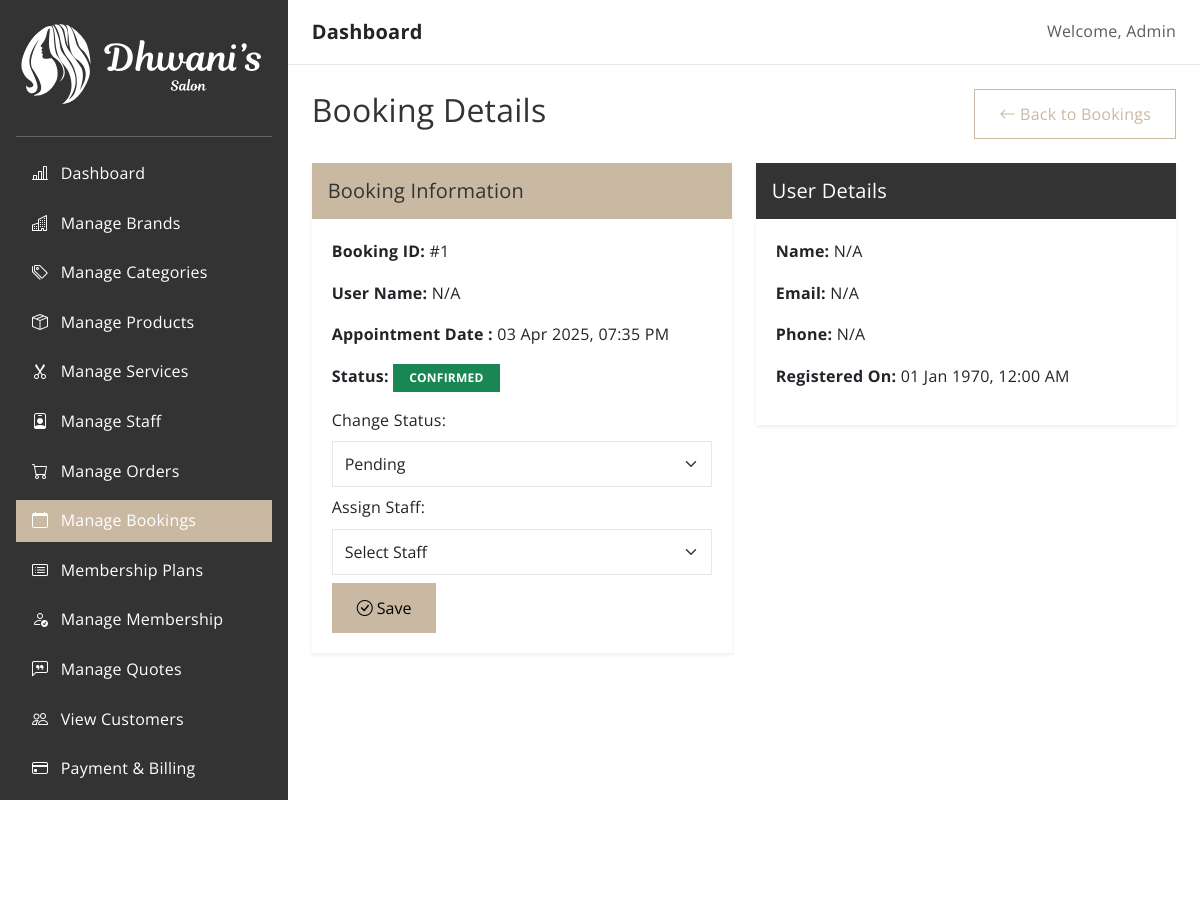
The page /admin/bookings/view?id=1 (signed in) on the database its author committed.
### tables this page shows
CREATE TABLE `bookings` (
  `id` int(11) NOT NULL,
  `customer_id` int(11) NOT NULL,
  `service_id` int(11) NOT NULL,
  `staff_id` int(11) DEFAULT NULL,
  `appointment_date` timestamp NOT NULL DEFAULT current_timestamp() ON UPDATE current_timestamp(),
  `status` enum('Pending','Confirmed','Completed','Cancelled') DEFAULT 'Pending',
  `notes` text DEFAULT NULL,
  `created_at` timestamp NOT NULL DEFAULT current_timestamp(),
  `updated_at` timestamp NOT NULL DEFAULT current_timestamp() ON UPDATE current_timestamp()
);

### database/database.php (called while the page is built)
<?php
require(__DIR__ . '/Connection.php');
$servername = 'localhost';
$port = 3306;
$db_name = 'salon';
$username = 'root';
$password = '';
$connection = new Connection($servername, $port, $db_name, $username, $password);

### database/Connection.php (called while the page is built, shortened)
<?php
class Connection
{
    private $pdo;
    public function __construct($server_name, $port, $db_name, $username, $password)
    {
        try {
            $this->pdo = new PDO("mysql:host={$server_name};port={$port};dbname={$db_name}", $username, $password);
            $this->pdo->setAttribute(PDO::ATTR_ERRMODE, PDO::ERRMODE_EXCEPTION);
            $this->pdo->setAttribute(PDO::ATTR_DEFAULT_FETCH_MODE, PDO::FETCH_ASSOC);
        } catch (PDOException $e) {
            echo $e->getMessage();
            die();
        }
    }
    public function findById($table_name, $id)
    {
        $statement = $this->pdo->prepare("SELECT * FROM {$table_name} WHERE id = :id");
        $statement->execute(["id" => $id]);
        $result = $statement->fetch();
        return $result;
    }
}

### public/admin/bookings/view/index.php (the view, shortened to what this page needs)
<?php
include DB_ROOT . 'database.php';
$booking_id = isset($_GET['id']) ? (int)$_GET['id'] : 0;
$booking = $connection->findById("bookings", $booking_id);
$user = $connection->findById("users", $booking["customer_id"]);
$status_classes = [
    "pending" => "bg-secondary",
    "Confirmed" => "bg-success",
    "Completed" => "bg-primary",
    "Cancelled" => "bg-danger"
];
$status_options = ["pending", "confirmed", "completed", "cancelled"];
$status_badge = $status_classes[$booking["status"]] ?? "bg-secondary";
?>
<?php include_once '../../../../includes/header.php'; ?>
<div class="d-flex">
    <?php
    include_once '../../../../includes/admin-sidebar.php';
    ?>
    <div class="container-fluid px-4 py-4">
        <div class="d-flex justify-content-between align-items-center mb-4">
            <h2 class="section-title">Booking Details</h2>
            <a href="<?= ROOT . 'admin/bookings' ?>" class="btn btn-outline-primary">
                <i class="bi bi-arrow-left"></i> Back to Bookings
            </a>
        </div>
        <div class="row">
            <div class="col-md-6">
                <div class="card shadow-sm border-0">
                    <div class="card-header bg-primary text-white">
                        <h5 class="my-0 py-2">Booking Information</h5>
                    </div>
                    <div class="card-body">
                        <p><strong>Booking ID:</strong> #<?= $booking['id']; ?></p>
                        <p><strong>User Name:</strong> <?= $user ? $user['name'] : 'N/A'; ?></p>
                        <p><strong>Appointment Date :</strong> <?= date('d M Y, h:i A', strtotime($booking['appointment_date'])); ?></p>
                        <p><strong>Status:</strong>
                            <span class="badge text-uppercase <?= $status_badge; ?> px-3 py-2">
                                <?= ucfirst($booking['status']); ?>
                            </span>
                        </p>
                        <form method="POST" class="mt-3">
                            <label for="status" class="form-label">Change Status:</label>
                            <div class="input-group mb-2">
                                <select name="status" id="status" class="form-select">
                                    <?php foreach ($status_options as $status): ?>
                                        <option value="<?= $status; ?>" <?= $booking["status"] === $status ? "selected" : ""; ?>>
                                            <?= ucfirst($status); ?>
                                        </option>
                                    <?php endforeach; ?>
                                </select>
                            </div>
                            <label for="staff_id" class="form-label">Assign Staff:</label>
                            <div class="input-group mb-2">
                                <select name="staff_id" id="staff_id" class="form-select">
                                    <option value="">Select Staff</option>
                                </select>
                            </div>
                            <button type="submit" class="btn btn-primary"><i class="bi bi-check-circle"></i> Save</button>
                        </form>
                    </div>
                </div>
            </div>
            <div class="col-md-6">
                <div class="card shadow-sm border-0">
                    <div class="card-header bg-secondary text-white">
                        <h5 class="my-0 py-2 text-white">User Details</h5>
                    </div>
                    <div class="card-body">
                        <p><strong>Name:</strong> <?= $user ? $user['name'] : 'N/A'; ?></p>
                        <p><strong>Email:</strong> <?= $user ? $user['email'] : 'N/A'; ?></p>
                        <p><strong>Phone:</strong> <?= $user ? $user['phone'] : 'N/A'; ?></p>
                        <p><strong>Registered On:</strong> <?= date('d M Y, h:i A', strtotime($user['created_at'])); ?></p>
                    </div>
                </div>
            </div>
        </div>
    </div>
</div>
<?php include_once '../../../../includes/admin_footer.php'; ?>

### public/assets/css/style.css (style rules this page uses)
body { display: flex; flex-direction: column; min-height: 100vh; }

### includes/admin-sidebar.php (style rules this page uses)
body { height: 100vh; overflow: hidden; }

### rows shown on the page
bookings: id "1", appointment_date "03 Apr 2025, 07:35 PM", status "CONFIRMED"

### other values the page prints
date('d M Y, h:i A', strtotime($user['created_at'])) "01 Jan 1970, 12:00 AM"
form field status "Pending"
